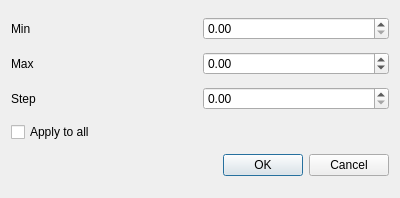
<?xml version="1.0" encoding="UTF-8"?>
<ui version="4.0">
 <class>SliderConfigDialog</class>
 <widget class="QDialog" name="SliderConfigDialog">
  <property name="geometry">
   <rect>
    <x>0</x>
    <y>0</y>
    <width>400</width>
    <height>198</height>
   </rect>
  </property>
  <property name="windowTitle">
   <string>Slider configuration</string>
  </property>
  <layout class="QGridLayout" name="gridLayout">
   <item row="4" column="0" colspan="2">
    <widget class="QDialogButtonBox" name="buttonBox">
     <property name="orientation">
      <enum>Qt::Horizontal</enum>
     </property>
     <property name="standardButtons">
      <set>QDialogButtonBox::Cancel|QDialogButtonBox::Ok</set>
     </property>
    </widget>
   </item>
   <item row="1" column="1">
    <widget class="QScienceSpinBox" name="max">
     <property name="minimum">
      <double>-1000000000.000000000000000</double>
     </property>
     <property name="maximum">
      <double>1000000000.000000000000000</double>
     </property>
    </widget>
   </item>
   <item row="1" column="0">
    <widget class="QLabel" name="label_2">
     <property name="text">
      <string>Max</string>
     </property>
    </widget>
   </item>
   <item row="2" column="1">
    <widget class="QScienceSpinBox" name="step">
     <property name="maximum">
      <double>1000000000.000000000000000</double>
     </property>
    </widget>
   </item>
   <item row="2" column="0">
    <widget class="QLabel" name="label_3">
     <property name="text">
      <string>Step</string>
     </property>
    </widget>
   </item>
   <item row="0" column="0">
    <widget class="QLabel" name="label">
     <property name="text">
      <string>Min</string>
     </property>
    </widget>
   </item>
   <item row="0" column="1">
    <widget class="QScienceSpinBox" name="min"/>
   </item>
   <item row="3" column="0">
    <widget class="QCheckBox" name="applyToAll">
     <property name="text">
      <string>Apply to all</string>
     </property>
    </widget>
   </item>
  </layout>
 </widget>
 <customwidgets>
  <customwidget>
   <class>QScienceSpinBox</class>
   <extends>QDoubleSpinBox</extends>
   <header location="global">qsciencespinbox.h</header>
  </customwidget>
 </customwidgets>
 <resources/>
 <connections>
  <connection>
   <sender>buttonBox</sender>
   <signal>accepted()</signal>
   <receiver>SliderConfigDialog</receiver>
   <slot>accept()</slot>
   <hints>
    <hint type="sourcelabel">
     <x>248</x>
     <y>254</y>
    </hint>
    <hint type="destinationlabel">
     <x>157</x>
     <y>274</y>
    </hint>
   </hints>
  </connection>
  <connection>
   <sender>buttonBox</sender>
   <signal>rejected()</signal>
   <receiver>SliderConfigDialog</receiver>
   <slot>reject()</slot>
   <hints>
    <hint type="sourcelabel">
     <x>316</x>
     <y>260</y>
    </hint>
    <hint type="destinationlabel">
     <x>286</x>
     <y>274</y>
    </hint>
   </hints>
  </connection>
 </connections>
</ui>
